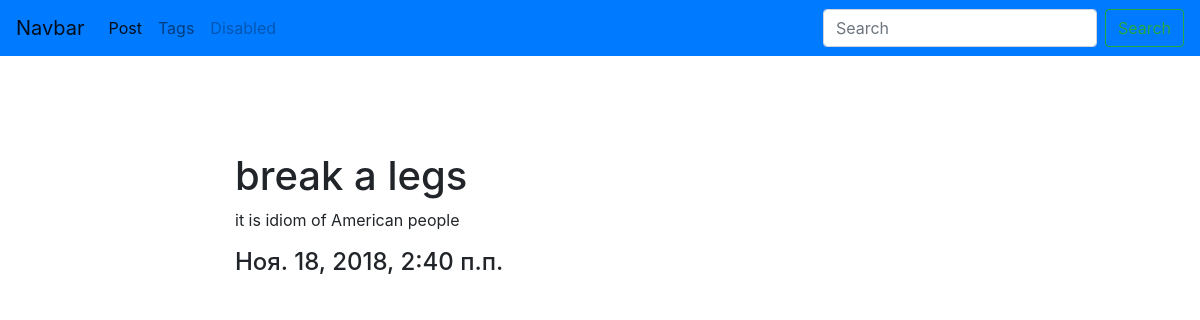
Screenshot of /blog/posts/thanks/ with the database file from the repository.
### blog/models.py (models this page shows, shortened)
class Post(models.Model):
    title = models.CharField(max_length=150,db_index=True)
    slug = models.SlugField(max_length=150,unique=True)
    body = models.TextField(blank=True,db_index=True)
    tags = models.ManyToManyField('Tag',blank=True,related_name='posts')
    date_pub = models.DateTimeField(auto_now_add=True)

### blog/views.py (the view)
# urls.py: path('posts/<str:slug>/',PostDetail.as_view(),name="post_detail_url"),
class PostDetail(ObjectDetailMixin,View):
    model = Post
    template = 'post_detail.html'

### blog/utils.py (called while the page is built)
    def get(self,request,slug):
        obj = get_object_or_404(self.model,slug__exact=slug)
        return render(request,self.template,context={self.model.__name__.lower():obj})

### blog/templates/post_detail.html (shortened to what this page needs)
{% extends "bases/base.html" %}
{% block content %}
    <h1 class="mt-5">
        {{ post.title}}
    </h1>
    <p>
        {{post.body}}
    </p>
    <h4>
        {{post.date_pub}}
    </h4>
{% endblock %}

### rows the page displays
Post: title "break a legs", body "it is idiom of American people", date_pub "Ноя. 18, 2018, 2:40 п.п."
